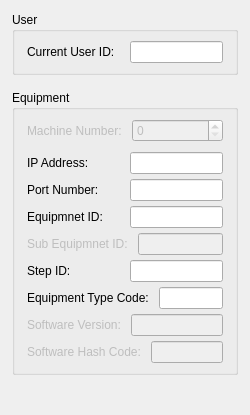
                               <widget class="QWidget" name="scrollAreaWidgetContents_2">
                                <property name="geometry">
                                 <rect>
                                  <x>0</x>
                                  <y>0</y>
                                  <width>250</width>
                                  <height>415</height>
                                 </rect>
                                </property>
                                <layout class="QVBoxLayout" name="verticalLayout_37">
                                 <property name="leftMargin">
                                  <number>12</number>
                                 </property>
                                 <property name="topMargin">
                                  <number>12</number>
                                 </property>
                                 <property name="rightMargin">
                                  <number>12</number>
                                 </property>
                                 <property name="bottomMargin">
                                  <number>12</number>
                                 </property>
                                 <item>
                                  <layout class="QVBoxLayout" name="verticalLayout_32">
                                   <property name="spacing">
                                    <number>15</number>
                                   </property>
                                   <property name="bottomMargin">
                                    <number>0</number>
                                   </property>
                                   <item>
                                    <widget class="QGroupBox" name="groupBox_14">
                                     <property name="title">
                                      <string>User</string>
                                     </property>
                                     <layout class="QVBoxLayout" name="verticalLayout_53">
                                      <property name="spacing">
                                       <number>10</number>
                                      </property>
                                      <property name="leftMargin">
                                       <number>12</number>
                                      </property>
                                      <property name="topMargin">
                                       <number>9</number>
                                      </property>
                                      <property name="rightMargin">
                                       <number>12</number>
                                      </property>
                                      <property name="bottomMargin">
                                       <number>9</number>
                                      </property>
                                      <item>
                                       <layout class="QVBoxLayout" name="verticalLayout_55">
                                        <property name="spacing">
                                         <number>5</number>
                                        </property>
                                        <property name="bottomMargin">
                                         <number>0</number>
                                        </property>
                                        <item>
                                         <layout class="QHBoxLayout" name="horizontalLayout_93" stretch="1,1">
                                          <property name="spacing">
                                           <number>10</number>
                                          </property>
                                          <item>
                                           <widget class="QLabel" name="label_96">
                                            <property name="enabled">
                                             <bool>true</bool>
                                            </property>
                                            <property name="text">
                                             <string>Current User ID:</string>
                                            </property>
                                           </widget>
                                          </item>
                                          <item>
                                           <widget class="QLineEdit" name="le_mes_currentUserId">
                                            <property name="enabled">
                                             <bool>true</bool>
                                            </property>
                                            <property name="text">
                                             <string/>
                                            </property>
                                            <property name="readOnly">
                                             <bool>true</bool>
                                            </property>
                                           </widget>
                                          </item>
                                         </layout>
                                        </item>
                                       </layout>
                                      </item>
                                     </layout>
                                    </widget>
                                   </item>
                                   <item>
                                    <widget class="QGroupBox" name="groupBox_13">
                                     <property name="title">
                                      <string>Equipment</string>
                                     </property>
                                     <layout class="QVBoxLayout" name="verticalLayout_52">
                                      <property name="spacing">
                                       <number>10</number>
                                      </property>
                                      <property name="leftMargin">
                                       <number>12</number>
                                      </property>
                                      <property name="topMargin">
                                       <number>9</number>
                                      </property>
                                      <property name="rightMargin">
                                       <number>12</number>
                                      </property>
                                      <property name="bottomMargin">
                                       <number>9</number>
                                      </property>
                                      <item>
                                       <layout class="QHBoxLayout" name="horizontalLayout_35" stretch="1,1">
                                        <property name="spacing">
                                         <number>10</number>
                                        </property>
                                        <property name="bottomMargin">
                                         <number>0</number>
                                        </property>
                                        <item>
                                         <widget class="QLabel" name="label_22">
                                          <property name="enabled">
                                           <bool>false</bool>
                                          </property>
                                          <property name="text">
                                           <string>Machine Number:</string>
                                          </property>
                                         </widget>
                                        </item>
                                        <item>
                                         <widget class="QSpinBox" name="sb_machineNumber">
                                          <property name="enabled">
                                           <bool>false</bool>
                                          </property>
                                          <property name="minimum">
                                           <number>0</number>
                                          </property>
                                          <property name="maximum">
                                           <number>1000</number>
                                          </property>
                                          <property name="value">
                                           <number>0</number>
                                          </property>
                                          <property name="displayIntegerBase">
                                           <number>10</number>
                                          </property>
                                         </widget>
                                        </item>
                                       </layout>
                                      </item>
                                      <item>
                                       <layout class="QVBoxLayout" name="verticalLayout_54">
                                        <property name="spacing">
                                         <number>5</number>
                                        </property>
                                        <property name="bottomMargin">
                                         <number>0</number>
                                        </property>
                                        <item>
                                         <layout class="QHBoxLayout" name="horizontalLayout_40" stretch="1,1">
                                          <property name="spacing">
                                           <number>10</number>
                                          </property>
                                          <item>
                                           <widget class="QLabel" name="label_23">
                                            <property name="text">
                                             <string>IP Address:</string>
                                            </property>
                                           </widget>
                                          </item>
                                          <item>
                                           <widget class="QLineEdit" name="le_mes_ipAddress">
                                            <property name="text">
                                             <string/>
                                            </property>
                                           </widget>
                                          </item>
                                         </layout>
                                        </item>
                                        <item>
                                         <layout class="QHBoxLayout" name="horizontalLayout_72" stretch="1,1">
                                          <property name="spacing">
                                           <number>10</number>
                                          </property>
                                          <item>
                                           <widget class="QLabel" name="label_75">
                                            <property name="text">
                                             <string>Port Number:</string>
                                            </property>
                                           </widget>
                                          </item>
                                          <item>
                                           <widget class="QLineEdit" name="le_mes_portNumber">
                                            <property name="text">
                                             <string/>
                                            </property>
                                           </widget>
                                          </item>
                                         </layout>
                                        </item>
                                        <item>
                                         <layout class="QHBoxLayout" name="horizontalLayout_82" stretch="1,1">
                                          <property name="spacing">
                                           <number>10</number>
                                          </property>
                                          <item>
                                           <widget class="QLabel" name="label_85">
                                            <property name="text">
                                             <string>Equipmnet ID:</string>
                                            </property>
                                           </widget>
                                          </item>
                                          <item>
                                           <widget class="QLineEdit" name="le_mes_equipmentId">
                                            <property name="styleSheet">
                                             <string notr="true"/>
                                            </property>
                                            <property name="text">
                                             <string/>
                                            </property>
                                            <property name="readOnly">
                                             <bool>true</bool>
                                            </property>
                                           </widget>
                                          </item>
                                         </layout>
                                        </item>
                                        <item>
                                         <layout class="QHBoxLayout" name="horizontalLayout_83" stretch="1,1">
                                          <property name="spacing">
                                           <number>10</number>
                                          </property>
                                          <item>
                                           <widget class="QLabel" name="label_86">
                                            <property name="enabled">
                                             <bool>false</bool>
                                            </property>
                                            <property name="text">
                                             <string>Sub Equipmnet ID:</string>
                                            </property>
                                           </widget>
                                          </item>
                                          <item>
                                           <widget class="QLineEdit" name="le_mes_subEquipmentId">
                                            <property name="enabled">
                                             <bool>false</bool>
                                            </property>
                                            <property name="text">
                                             <string/>
                                            </property>
                                           </widget>
                                          </item>
                                         </layout>
                                        </item>
                                        <item>
                                         <layout class="QHBoxLayout" name="horizontalLayout_84" stretch="1,1">
                                          <property name="spacing">
                                           <number>10</number>
                                          </property>
                                          <item>
                                           <widget class="QLabel" name="label_87">
                                            <property name="enabled">
                                             <bool>true</bool>
                                            </property>
                                            <property name="text">
                                             <string>Step ID:</string>
                                            </property>
                                           </widget>
                                          </item>
                                          <item>
                                           <widget class="QLineEdit" name="le_mes_stepId">
                                            <property name="enabled">
                                             <bool>true</bool>
                                            </property>
                                            <property name="text">
                                             <string/>
                                            </property>
                                           </widget>
                                          </item>
                                         </layout>
                                        </item>
                                        <item>
                                         <layout class="QHBoxLayout" name="horizontalLayout_85" stretch="1,1">
                                          <property name="spacing">
                                           <number>10</number>
                                          </property>
                                          <item>
                                           <widget class="QLabel" name="label_88">
                                            <property name="enabled">
                                             <bool>true</bool>
                                            </property>
                                            <property name="text">
                                             <string>Equipment Type Code:</string>
                                            </property>
                                           </widget>
                                          </item>
                                          <item>
                                           <widget class="QLineEdit" name="le_mes_equipmentTypeCode">
                                            <property name="enabled">
                                             <bool>true</bool>
                                            </property>
                                            <property name="text">
                                             <string/>
                                            </property>
                                           </widget>
                                          </item>
                                         </layout>
                                        </item>
                                        <item>
                                         <layout class="QHBoxLayout" name="horizontalLayout_86" stretch="1,1">
                                          <property name="spacing">
                                           <number>10</number>
                                          </property>
                                          <item>
                                           <widget class="QLabel" name="label_89">
                                            <property name="enabled">
                                             <bool>false</bool>
                                            </property>
                                            <property name="text">
                                             <string>Software Version:</string>
                                            </property>
                                           </widget>
                                          </item>
                                          <item>
                                           <widget class="QLineEdit" name="le_mes_softwareVersion">
                                            <property name="enabled">
                                             <bool>false</bool>
                                            </property>
                                            <property name="text">
                                             <string/>
                                            </property>
                                           </widget>
                                          </item>
                                         </layout>
                                        </item>
                                        <item>
                                         <layout class="QHBoxLayout" name="horizontalLayout_87" stretch="1,1">
                                          <property name="spacing">
                                           <number>10</number>
                                          </property>
                                          <item>
                                           <widget class="QLabel" name="label_90">
                                            <property name="enabled">
                                             <bool>false</bool>
                                            </property>
                                            <property name="text">
                                             <string>Software Hash Code:</string>
                                            </property>
                                           </widget>
                                          </item>
                                          <item>
                                           <widget class="QLineEdit" name="le_mes_softwareHashCode">
                                            <property name="enabled">
                                             <bool>false</bool>
                                            </property>
                                            <property name="text">
                                             <string/>
                                            </property>
                                           </widget>
                                          </item>
                                         </layout>
                                        </item>
                                       </layout>
                                      </item>
                                     </layout>
                                    </widget>
                                   </item>
                                   <item>
                                    <spacer name="verticalSpacer">
                                     <property name="orientation">
                                      <enum>Qt::Orientation::Vertical</enum>
                                     </property>
                                     <property name="sizeHint" stdset="0">
                                      <size>
                                       <width>20</width>
                                       <height>40</height>
                                      </size>
                                     </property>
                                    </spacer>
                                   </item>
                                  </layout>
                                 </item>
                                </layout>
                               </widget>
